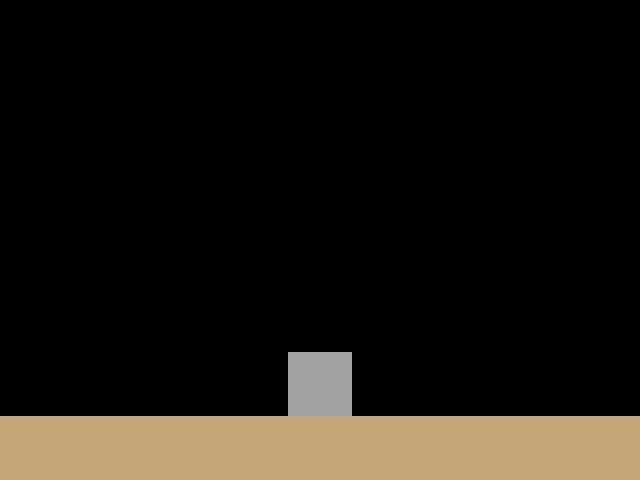

A level layout from a 2D game, rendered from its tile map. Below: a short description, then the map file with tile-grid data replaced by summaries:
An orthogonal 20x15 tile map with 32x32 px tiles, 1 tile layer (Tile Layer 1).

<map version="1.0" orientation="orthogonal" width="20" height="15" tilewidth="32" tileheight="32">
 <tileset firstgid="1" name="tileset" tilewidth="32" tileheight="32">
  <image source="../gfx/tileset.png" width="320" height="64" />
 </tileset>
 <layer name="Tile Layer 1" width="20" height="15">
  <data>[300 cells, 44 non-empty, 2 distinct tile ids]</data>
 </layer>
</map>
